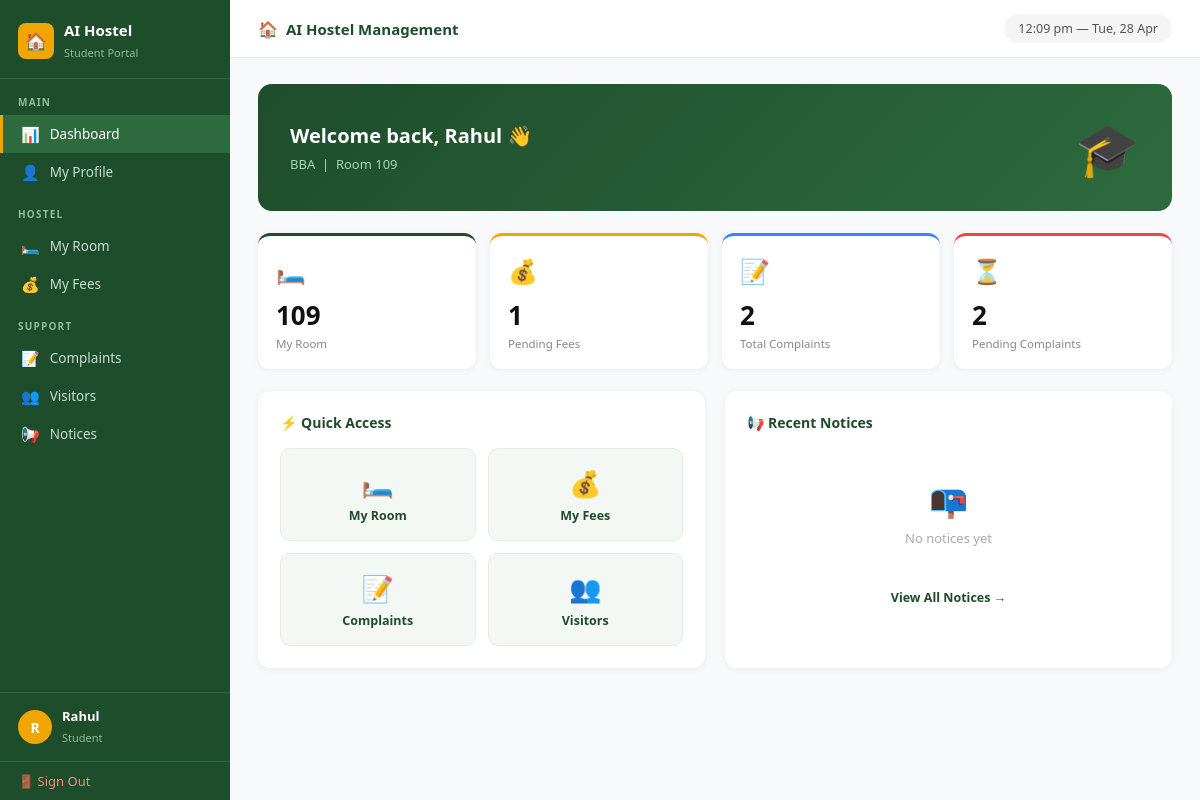
The app's page /student/dashboard/ (signed in) with its own data.
### hostel_app/models.py (models this page shows, shortened)
class Student(models.Model):
    user = models.OneToOneField(User, on_delete=models.CASCADE, null=True, blank=True)
    name = models.CharField(max_length=100)
    email = models.EmailField(unique=True)
    phone = models.CharField(max_length=15)
    course = models.CharField(max_length=100)
    room_number = models.IntegerField(null=True, blank=True)

### hostel_app/views.py (the view)
# urls.py: path('student/dashboard/', views.student_dashboard, name='student_dashboard'),
@login_required(login_url='/student/login/')
def student_dashboard(request):
    student = Student.objects.get(user=request.user)
    fees = Fee.objects.filter(student=student)
    complaints = Complaint.objects.filter(student=student)
    notices = Notice.objects.order_by('-created_at')[:5]
    return render(request, 'hostel_app/student/dashboard.html', {
        'student': student,
        'pending_fees': fees.filter(status='Pending').count(),
        'paid_fees': fees.filter(status='Paid').count(),
        'total_complaints': complaints.count(),
        'pending_complaints': complaints.filter(status='Pending').count(),
        'notices': notices,
    })

### hostel_app/templates/hostel_app/student/dashboard.html
{% extends 'hostel_app/student/base.html' %}
{% block content %}
<div style="background: linear-gradient(135deg, #1e4d2b 0%, #2d6b3e 100%);
            border-radius: 14px; padding: 28px 32px; margin-bottom: 22px;
            display: flex; align-items: center; justify-content: space-between;">
    <div>
        <h2 style="color: white; font-size: 20px; font-weight: 700; margin-bottom: 6px;">
            Welcome back, {{ student.name }} 👋
        </h2>
        <p style="color: #a8d5b8; font-size: 13px;">
            {{ student.course }} &nbsp;|&nbsp; Room {{ student.room_number|default:"Not Assigned" }}
        </p>
    </div>
    <div style="font-size: 52px;">🎓</div>
</div>
<div class="cards-grid">
    <div class="stat-card">
        <div class="card-icon">🛏️</div>
        <h3>{{ student.room_number|default:"—" }}</h3>
        <p>My Room</p>
    </div>
    <div class="stat-card orange">
        <div class="card-icon">💰</div>
        <h3>{{ pending_fees }}</h3>
        <p>Pending Fees</p>
    </div>
    <div class="stat-card blue">
        <div class="card-icon">📝</div>
        <h3>{{ total_complaints }}</h3>
        <p>Total Complaints</p>
    </div>
    <div class="stat-card red">
        <div class="card-icon">⏳</div>
        <h3>{{ pending_complaints }}</h3>
        <p>Pending Complaints</p>
    </div>
</div>
<div style="display: grid; grid-template-columns: 1fr 1fr; gap: 20px;">
    <div class="section-box">
        <h3>⚡ Quick Access</h3>
        <div style="display: grid; grid-template-columns: 1fr 1fr; gap: 12px;">
            <a href="{% url 'my_room' %}" style="text-decoration:none;">
                <div style="background: #f4f8f5; border-radius: 10px; padding: 16px;
                            text-align: center; border: 1px solid #e2ede5;
                            transition: all 0.2s;"
                     onmouseover="this.style.background='#e8f3eb'"
                     onmouseout="this.style.background='#f4f8f5'">
                    <div style="font-size: 26px; margin-bottom: 6px;">🛏️</div>
                    <p style="font-size: 12.5px; color: #1e4d2b; font-weight: 600;">My Room</p>
                </div>
            </a>
            <a href="{% url 'my_fees' %}" style="text-decoration:none;">
                <div style="background: #f4f8f5; border-radius: 10px; padding: 16px;
                            text-align: center; border: 1px solid #e2ede5;"
                     onmouseover="this.style.background='#e8f3eb'"
                     onmouseout="this.style.background='#f4f8f5'">
                    <div style="font-size: 26px; margin-bottom: 6px;">💰</div>
                    <p style="font-size: 12.5px; color: #1e4d2b; font-weight: 600;">My Fees</p>
                </div>
            </a>
            <a href="{% url 'student_complaint' %}" style="text-decoration:none;">
                <div style="background: #f4f8f5; border-radius: 10px; padding: 16px;
                            text-align: center; border: 1px solid #e2ede5;"
                     onmouseover="this.style.background='#e8f3eb'"
                     onmouseout="this.style.background='#f4f8f5'">
                    <div style="font-size: 26px; margin-bottom: 6px;">📝</div>
                    <p style="font-size: 12.5px; color: #1e4d2b; font-weight: 600;">Complaints</p>
                </div>
            </a>
            <a href="{% url 'visitor_request' %}" style="text-decoration:none;">
                <div style="background: #f4f8f5; border-radius: 10px; padding: 16px;
                            text-align: center; border: 1px solid #e2ede5;"
                     onmouseover="this.style.background='#e8f3eb'"
                     onmouseout="this.style.background='#f4f8f5'">
                    <div style="font-size: 26px; margin-bottom: 6px;">👥</div>
                    <p style="font-size: 12.5px; color: #1e4d2b; font-weight: 600;">Visitors</p>
                </div>
            </a>
        </div>
    </div>
    <div class="section-box">
        <h3>📢 Recent Notices</h3>
        {% for notice in notices %}
            <div class="notice-item">
                <h4>{{ notice.title }}</h4>
                <p>{{ notice.message|truncatechars:80 }}</p>
                <small>{{ notice.created_at|date:"d M Y" }}</small>
            </div>
        {% empty %}
            <div style="text-align:center; padding: 30px 0; color: #aaa;">
                <div style="font-size: 32px; margin-bottom: 8px;">📭</div>
                <p style="font-size: 13px;">No notices yet</p>
            </div>
        {% endfor %}
        <a href="{% url 'student_notices' %}"
           style="display:block; text-align:center; margin-top:12px;
                  font-size: 12.5px; color: #1e4d2b; text-decoration:none; font-weight:600;">
            View All Notices →
        </a>
    </div>
</div>
{% endblock %}

### hostel_app/templates/hostel_app/student/base.html (shortened to what this page needs)
<!DOCTYPE html>
<html lang="en">
<head>
</head>
<body>
<div class="sidebar">
    <div class="sidebar-logo">
        <div class="logo-icon">🏠</div>
        <div class="logo-text">
            <h3>AI Hostel</h3>
            <span>Student Portal</span>
        </div>
    </div>
    <nav class="sidebar-nav">
        <div class="nav-section-label">Main</div>
        <a href="{% url 'student_dashboard' %}"
           class="{% if request.resolver_match.url_name == 'student_dashboard' %}active{% endif %}">
            <span class="nav-icon">📊</span> Dashboard
        </a>
        <a href="{% url 'student_profile' %}"
           class="{% if request.resolver_match.url_name == 'student_profile' %}active{% endif %}">
            <span class="nav-icon">👤</span> My Profile
        </a>
        <div class="nav-section-label">Hostel</div>
        <a href="{% url 'my_room' %}"
           class="{% if request.resolver_match.url_name == 'my_room' %}active{% endif %}">
            <span class="nav-icon">🛏️</span> My Room
        </a>
        <a href="{% url 'my_fees' %}"
           class="{% if request.resolver_match.url_name == 'my_fees' %}active{% endif %}">
            <span class="nav-icon">💰</span> My Fees
        </a>
        <div class="nav-section-label">Support</div>
        <a href="{% url 'student_complaint' %}"
           class="{% if request.resolver_match.url_name == 'student_complaint' %}active{% endif %}">
            <span class="nav-icon">📝</span> Complaints
        </a>
        <a href="{% url 'visitor_request' %}"
           class="{% if request.resolver_match.url_name == 'visitor_request' %}active{% endif %}">
            <span class="nav-icon">👥</span> Visitors
        </a>
        <a href="{% url 'student_notices' %}"
           class="{% if request.resolver_match.url_name == 'student_notices' %}active{% endif %}">
            <span class="nav-icon">📢</span> Notices
        </a>
    </nav>
    <div class="sidebar-user">
        <div class="user-avatar">{{ student.name|first|upper }}</div>
        <div class="user-info">
            <p>{{ student.name }}</p>
            <span>Student</span>
        </div>
    </div>
    <a href="{% url 'student_logout' %}" class="signout-link">
        🚪 Sign Out
    </a>
</div>
<div class="main">
    <div class="topbar">
        <div class="topbar-left">
            <span>🏠</span>
            <h2>AI Hostel Management</h2>
        </div>
        <span class="clock" id="clock"></span>
    </div>
    <div class="content">
        {% block content %}{% endblock %}
    </div>
</div>
</body>
</html>

### hostel_app/templates/hostel_app/student/base.html (style rules this page uses)
* { margin: 0; padding: 0; box-sizing: border-box; }
body { font-family: 'Segoe UI', Tahoma, Geneva, Verdana, sans-serif; background: #f8f9fa; display: flex; min-height: 100vh; }
.sidebar { width: 230px; background: #1e4d2b; min-height: 100vh; position: fixed; top: 0; left: 0; display: flex; flex-direction: column; }
.sidebar-logo { padding: 20px 18px 16px; display: flex; align-items: center; gap: 10px; border-bottom: 1px solid #2d6b3e; }
.logo-icon { width: 36px; height: 36px; background: #f0a500; border-radius: 8px; display: flex; align-items: center; justify-content: center; font-size: 18px; }
.logo-text h3 { color: white; font-size: 15px; font-weight: 700; }
.logo-text span { color: #8fbc9b; font-size: 11px; }
.nav-section-label { color: #8fbc9b; font-size: 10px; font-weight: 600; letter-spacing: 1.2px; text-transform: uppercase; padding: 16px 18px 6px; }
.sidebar-nav a { display: flex; align-items: center; gap: 10px; padding: 9px 18px; color: #c8dece; text-decoration: none; font-size: 13.5px; border-left: 3px solid transparent; transition: all 0.15s; }
.sidebar-nav a.active { background: #2d6b3e; color: white; border-left: 3px solid #f0a500; }
.sidebar-nav a .nav-icon { font-size: 15px; }
.sidebar-user { margin-top: auto; padding: 14px 18px; border-top: 1px solid #2d6b3e; display: flex; align-items: center; gap: 10px; }
.user-avatar { width: 34px; height: 34px; background: #f0a500; border-radius: 50%; display: flex; align-items: center; justify-content: center; color: white; font-weight: 700; font-size: 14px; }
.user-info p { color: white; font-size: 13px; font-weight: 600; }
.user-info span { color: #8fbc9b; font-size: 11px; }
.signout-link { display: flex; align-items: center; gap: 8px; padding: 10px 18px; color: #ff8a80; text-decoration: none; font-size: 13px; border-top: 1px solid #2d6b3e; }
.main { margin-left: 230px; flex: 1; padding: 0; }
.topbar { background: white; padding: 14px 28px; display: flex; align-items: center; justify-content: space-between; border-bottom: 1px solid #e8ede9; }
.topbar-left { display: flex; align-items: center; gap: 8px; }
.topbar-left h2 { font-size: 15px; color: #1e4d2b; font-weight: 600; }
.clock { background: #f5f5f5; padding: 6px 14px; border-radius: 20px; font-size: 12.5px; color: #555; }
.content { padding: 26px 28px; }
.cards-grid { display: grid; grid-template-columns: repeat(auto-fit, minmax(160px, 1fr)); gap: 14px; margin-bottom: 22px; }
.stat-card { background: white; border-radius: 12px; padding: 18px; box-shadow: 0 1px 6px rgba(0,0,0,0.06); border-top: 3px solid #1e4d2b; }
.stat-card.orange { border-top-color: #f0a500; }
.stat-card.blue { border-top-color: #3b82f6; }
.stat-card.red { border-top-color: #ef4444; }
.stat-card .card-icon { font-size: 24px; margin-bottom: 10px; }
.stat-card h3 { font-size: 26px; color: #111; font-weight: 700; }
.stat-card p { font-size: 11.5px; color: #888; margin-top: 3px; }
.section-box { background: white; border-radius: 12px; padding: 22px; box-shadow: 0 1px 6px rgba(0,0,0,0.06); margin-bottom: 20px; }
.section-box h3 { font-size: 14px; color: #1e4d2b; font-weight: 600; margin-bottom: 16px; }

### records on screen
Student: name|first "R", name "Rahul", course "BBA", room_number "109"

### other values on screen
{{ pending_fees }} "1"
{{ total_complaints }} "2"
{{ pending_complaints }} "2"
